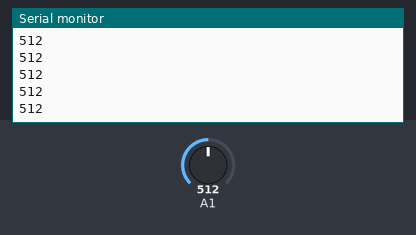
A sketch run on a simulated Arduino Uno, built with avr-gcc and run on an emulated ATmega328P. Shown: the last lines printed to the serial monitor. The test bench sets the inputs (shaded band); at power-on: A1 = 512.

Above: at 1.2 s.
1.3 s: A1 set to 716
At 1.31 s:
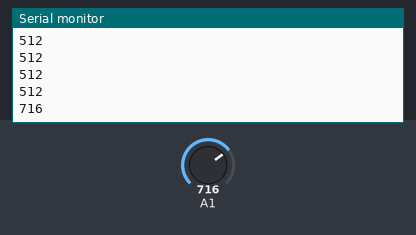
2.8 s: A1 set to 900
At 2.81 s:
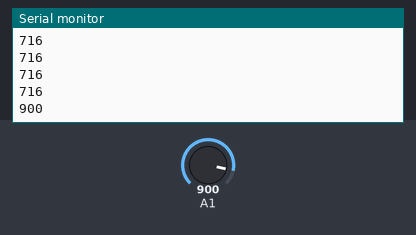
Timing chart, 0 to 5.8 s (numbered marks = the images above; inputs shaded):
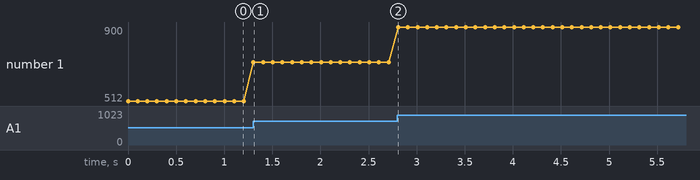

The sketch:

grafica_voltaje.ino
```cpp
void setup() {
  // put your setup code here, to run once:
  pinMode(A0,INPUT);
  Serial.begin(250000);


}

void loop() {
  // put your main code here, to run repeatedly:
  float adc = 0;
  float v = 0;


  Serial.println(analogRead(A1));
  delay(100);

}
```

Measured:
- after the input at 1.3 s, the serial monitor: prints a new line at once (image 1)
- after the input at 2.8 s, the serial monitor: prints a new line at once (image 2)
- plotted number 1: 512 → 716 after the input at 1.3 s, 716 → 900 after the input at 2.8 s
